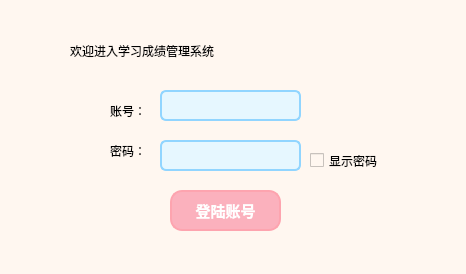
<?xml version="1.0" encoding="UTF-8"?>
<ui version="4.0">
 <class>LoginDialog</class>
 <widget class="QDialog" name="LoginDialog">
  <property name="geometry">
   <rect>
    <x>0</x>
    <y>0</y>
    <width>466</width>
    <height>274</height>
   </rect>
  </property>
  <property name="windowTitle">
   <string>Dialog</string>
  </property>
  <property name="styleSheet">
   <string notr="true">QWidget {
    background-image: url(:/images/bg_soft.png);
    background-repeat: no-repeat;
    background-position: center;
    background-color: #fff7f0;
}</string>
  </property>
  <widget class="QLineEdit" name="lineEditUsername">
   <property name="geometry">
    <rect>
     <x>160</x>
     <y>90</y>
     <width>141</width>
     <height>31</height>
    </rect>
   </property>
   <property name="styleSheet">
    <string notr="true">QLineEdit {
    background-color: #e6f7ff;
    border: 2px solid #91d5ff;
    border-radius: 6px;
    padding: 6px;
    font-size: 15px;
    color: #004b6e;
}
QLineEdit:focus {
    border: 2px solid #40a9ff;
    background-color: #ffffff;
} </string>
   </property>
  </widget>
  <widget class="QLineEdit" name="lineEditPassword">
   <property name="geometry">
    <rect>
     <x>160</x>
     <y>140</y>
     <width>141</width>
     <height>31</height>
    </rect>
   </property>
   <property name="styleSheet">
    <string notr="true">QLineEdit {
    background-color: #e6f7ff;
    border: 2px solid #91d5ff;
    border-radius: 6px;
    padding: 6px;
    font-size: 15px;
    color: #004b6e;
}
QLineEdit:focus {
    border: 2px solid #40a9ff;
    background-color: #ffffff;
} </string>
   </property>
   <property name="echoMode">
    <enum>QLineEdit::Password</enum>
   </property>
  </widget>
  <widget class="QLabel" name="labelUsername">
   <property name="geometry">
    <rect>
     <x>110</x>
     <y>100</y>
     <width>41</width>
     <height>21</height>
    </rect>
   </property>
   <property name="styleSheet">
    <string notr="true">font: 15pt &quot;Academy Engraved LET&quot;;</string>
   </property>
   <property name="text">
    <string>账号：</string>
   </property>
  </widget>
  <widget class="QLabel" name="labelPassword">
   <property name="geometry">
    <rect>
     <x>110</x>
     <y>140</y>
     <width>41</width>
     <height>21</height>
    </rect>
   </property>
   <property name="styleSheet">
    <string notr="true">font: 15pt &quot;Academy Engraved LET&quot;;</string>
   </property>
   <property name="text">
    <string>密码：</string>
   </property>
  </widget>
  <widget class="QCheckBox" name="checkShowPwd">
   <property name="geometry">
    <rect>
     <x>310</x>
     <y>150</y>
     <width>86</width>
     <height>21</height>
    </rect>
   </property>
   <property name="styleSheet">
    <string notr="true">font: 14pt &quot;Academy Engraved LET&quot;;</string>
   </property>
   <property name="text">
    <string>显示密码</string>
   </property>
  </widget>
  <widget class="QPushButton" name="btnLogin">
   <property name="geometry">
    <rect>
     <x>170</x>
     <y>190</y>
     <width>111</width>
     <height>41</height>
    </rect>
   </property>
   <property name="styleSheet">
    <string notr="true">   QPushButton {
    background-color: #fbb1bd;  /* 草莓粉 */
    color: white;
    font-weight: bold;
    font-size: 15px;
    border: 2px solid #fda4af;
    border-radius: 12px;
    padding: 8px 16px;
}
QPushButton:hover {
    background-color: #ffa8a8;  /* 悬停颜色 */
}
QPushButton:pressed {
    background-color: #ff8c94;  /* 点击颜色 */
}</string>
   </property>
   <property name="text">
    <string>登陆账号</string>
   </property>
  </widget>
  <widget class="QLabel" name="label">
   <property name="geometry">
    <rect>
     <x>70</x>
     <y>30</y>
     <width>301</width>
     <height>41</height>
    </rect>
   </property>
   <property name="styleSheet">
    <string notr="true">font: 700 12pt &quot;Hiragino Sans GB&quot;;
font: 25pt &quot;Academy Engraved LET&quot;;</string>
   </property>
   <property name="text">
    <string>欢迎进入学习成绩管理系统</string>
   </property>
  </widget>
  <widget class="QLabel" name="labelLogo">
   <property name="geometry">
    <rect>
     <x>370</x>
     <y>180</y>
     <width>91</width>
     <height>91</height>
    </rect>
   </property>
   <property name="text">
    <string/>
   </property>
   <property name="pixmap">
    <pixmap resource="resources.qrc">:/images/tomato.png</pixmap>
   </property>
   <property name="scaledContents">
    <bool>true</bool>
   </property>
  </widget>
  <zorder>lineEditUsername</zorder>
  <zorder>labelUsername</zorder>
  <zorder>labelPassword</zorder>
  <zorder>checkShowPwd</zorder>
  <zorder>btnLogin</zorder>
  <zorder>label</zorder>
  <zorder>lineEditPassword</zorder>
  <zorder>labelLogo</zorder>
 </widget>
 <resources>
  <include location="resources.qrc"/>
 </resources>
 <connections/>
</ui>
